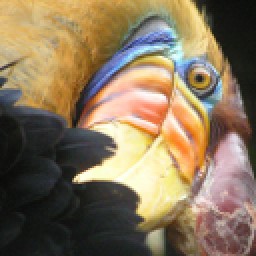
#> input picture assignment7/ex7/bird_small.png, 128 x 128 px (shown 2 times larger)
$ jupyter execute --allow-errors PCA.ipynb
#> lines starting #> are read from the running program, lines starting #| are printed output that depends on the picture
# Dimensionality Reduction via PCA

In this post we will play around with Dimensionality Reduction via Principal Component Analysis (PCA).
All the details about the math and the logic behind this topic are available in the blog post I published a couple of days ago, [Bridging Recommender Systems and Dimensionality Reduction](http://francescopochetti.com/bridging-recommender-systems-dimensionality-reduction/). As I have extensively treated the topic already, I will not get into the technical details again.
We are going to learn how PCA works applying it to three separate examples

1. Given a 2D toy dataset, we will reduce its dimensionality projecting the points onto a 1D straight line. This is purely didactic and will give us the intuition of what is happening under the hood. In 2D it is very easy to spot trends and to display the axes of maximum variance the algorithm spits out.
2. Once figured out the intuition, we will apply PCA to a real life dataset, a cropped version of the [labeled faces in the wild](http://vis-www.cs.umass.edu/lfw/). The idea here is that we have $32 \times 32$ pixels greyscale pictures of faces and we want to reduce their size to $10 \times 10$, keeping as much information as possible about the original image. We still want to be able to recognize whose face we are looking at. It turns out that this is prefectly possible running PCA on the picture and projecting it on the subspace mapped by its top 100 (we can choose as many as we wish) principal components. This is an outstanding result as we will be able to shrink the size to less than half the original, still being able to "read" the face.
3. Last but not least we are going to follow up on the $K$-Means Clustering example I treated [here](http://francescopochetti.com/k-means-clustering/). The idea was to apply clustering to image compression. In a 24-bit color representation of an image, 1 each pixel is represented as three 8-bit unsigned integers (ranging from 0 to 255) that specify the red, green and blue intensity values. This encoding is often refered to as the RGB encoding. Our image contained thousands of colors, still we managed to reduce their number to only to 16. We treated every pixel in the original image as a data example and used the K-means algorithm to find the 16 colors that best grouped (clustered) the pixels in the 3-dimensional RGB space. Once computed the cluster centroids on the image, we used the 16 colors to replace the pixels in the original image. Here we are going a step further, trying to visualize the clustering results in the 3D RGB space and then reducing the dimensionality to 2D via PCA.

### Functions

[cell 1]
def featureNormalize(X):
    mu = np.mean(X, axis=0)
    sigma = np.std(X, axis= 0)
    X = (X-mu)/sigma
    return X, mu, sigma

def pca(X):
    m = X.shape[0]
    sigma = (1/m)*np.dot(X.T, X)
    u, s, vh = np.linalg.svd(sigma, full_matrices=True, compute_uv=True)
    return u, s

def drawLine(p1, p2):
    plt.plot(p1, p2, color='black', linestyle='dashed')

def projectData(X, U, K):
    U_reduced = U[:, 0:K]
    return np.dot(X, U_reduced), U_reduced

def recoverData(Z, U, K):
    return np.dot(Z, U.T)

def displayData(X):
    m = int(np.sqrt(X.shape[1]))
    fig = plt.figure(figsize=(8,8))
    plt.title('100 Random faces from the data set')
    random.seed(0)
    indexes = random.sample(range(1, X.shape[0]), 100)
    images = X[indexes,:]
    for i in np.arange(10):
        for j in np.arange(10):
            ax = fig.add_subplot(10, 10, (10*j+i)+1)
            ax.matshow(ndimage.rotate(images[10*j+i,:].reshape(m,m),-90), cmap = 'gray')
            plt.yticks(())
            plt.xticks(())
            plt.axis('tight')
    plt.show()

def findClosestCentroids(X, centroids):
    '''
    FINDCLOSESTCENTROIDS computes the centroid memberships for every example
       idx = FINDCLOSESTCENTROIDS (X, centroids) returns the closest centroids
       in idx for a dataset X where each row is a single example. idx = m x 1
       vector of centroid assignments (i.e. each entry in range [1..K])

    '''
    idx = np.zeros((X.shape[0], 1))
    for p in range(X.shape[0]):
        idx[p] = np.argmin(np.linalg.norm(X[p, :] - centroids, axis=1))
    return idx + 1

def computeCentroids(X, idx, K):
    '''
    COMPUTECENTROIDS returns the new centroids by computing the means of the
    data points assigned to each centroid.
       centroids = COMPUTECENTROIDS(X, idx, K) returns the new centroids by
       computing the means of the data points assigned to each centroid. It is
       given a dataset X where each row is a single data point, a vector
       idx of centroid assignments (i.e. each entry in range [1..K]) for each
       example, and K, the number of centroids. You should return a matrix
       centroids, where each row of centroids is the mean of the data points
       assigned to it.

    '''

    centroids = np.zeros((K, X.shape[1]))
    for i in range(K):
        centroids[i, :] = np.mean(X[(idx == (i+1)).nonzero()[0], :], axis=0)
    return centroids

def plotDataPoints(X, idx, K):
    colors = cm.rainbow(np.linspace(0, 1, 100))
    for k in range(K):
        plt.scatter(X[(idx == (k + 1)).nonzero()[0], 0], X[(idx == (k + 1 )).nonzero()[0], 1], s = 5, color=colors[random.randint(0, 99)])

def kMeansInitCentroids(X, K):
    '''
        KMEANSINITCENTROIDS This function initializes K centroids that are to be
        used in K-Means on the dataset X
        centroids = KMEANSINITCENTROIDS(X, K) returns K initial centroids to be
        used with the K-Means on the dataset X
    '''

    X = np.random.permutation(X)
    return X[:K, :]

def drawLine(p1, p2):
    plt.plot(p1, p2, 'ro--')

def plotProgresskMeans(X, centroids, previous, idx, K, i):
    plotDataPoints(X, idx, K)
    #plt.scatter(centroids[:, 0], centroids[:, 1], linewidths=3, s = 5, c = 'red')

def runkMeans(X, initial_centroids, max_iters, plot_progress):
    '''
    RUNKMEANS runs the K-Means algorithm on data matrix X, where each row of X
    is a single example
       [centroids, idx] = RUNKMEANS(X, initial_centroids, max_iters, ...
       plot_progress) runs the K-Means algorithm on data matrix X, where each
       row of X is a single example. It uses initial_centroids used as the
       initial centroids. max_iters specifies the total number of interactions
       of K-Means to execute. plot_progress is a true/false flag that
       indicates if the function should also plot its progress as the
       learning happens. This is set to false by default. runkMeans returns
       centroids, a Kxn matrix of the computed centroids and idx, a m x 1
       vector of centroid assignments (i.e. each entry in range [1..K])

    '''

    m = X.shape[0]
    n = X.shape[1]
    K = initial_centroids.shape[0]
    centroids = initial_centroids
    previous_centroids = centroids
    idx = np.zeros((m, 1))
    for i in range(max_iters):
        idx = findClosestCentroids(X, centroids)
        previous_centroids = centroids
        centroids = computeCentroids(X, idx, K)
        if plot_progress:
            plotProgresskMeans(X, centroids, previous_centroids, idx, K, i)
    plt.scatter(centroids[:, 0], centroids[:, 1], linewidths=3, s = 40, c = 'black', marker='x')
    return centroids, idx

## Part 1: From 2D to straight line. Visualizing the Principal Components

2D dataset. It seems like the 2 variables are strongly correlated.
We could think about condensing all the relevant information on one single line..

[cell 2]
import pandas as pd
import numpy as np
import matplotlib.pyplot as plt
import scipy.io as sio
import random
from scipy import ndimage
from skimage import io

#> (a cell that did not finish here is left out)

### Normalize the data

Before using PCA, it is important to first **normalize the data** by substracting the mean value of each feature from the dataset, and scaling each dimension so that they are in the same range.

#> (a cell that did not finish here is left out)

After normalizing the data, we can run PCA to compute the principal components of the datasets. To do that, first we shoud compute the *covariance matrix* of the data, which is given by:
$$\sigma = \frac{1}{m} X^TX$$

where *X* is the data matrix with examples in rows, and *m* is the number of examples. <br>
After computing the covariance matrix, we can run the *Singular Value Decomposition* (SVD) algorithm. SVD will return two values: <br>  **U, S = np.linalg.svd(sigma, full_matrices=True)** <br>
where U will contain the principal components (namely, **direction vectors** $u^{(i)}$) and S will contain the diagonal matrix.

#> (a cell that did not finish here is left out)

### Projecting the data onto a lower dimension K

After computin the principal components, we can use them to reduce the feature dimension of our dataset by projecting each example onto a lower dimensional space, $x^{(i)} \rightarrow z^{(i)} $ (e.g., projecting the data from 2D to 1D). <br>
To do that, we will use the eigenvectors (U matrix) returned by PCA and project the example dataset into a K-dimensional space. K in this example is 1, so we will select the first K (1) columns from our U matrix (we call this new matrix **Ureduce**) and then multiplying it to our normalized dataset.
$$Z = U_{reduce}^T X$$

[cell 6]
K=1
#> (the rest of this cell did not finish here and is left out)

### Reconstructing an approximation of the data

After projecting the data onto a lower dimensional space, we can approximately recover the data by projecting them back onto the original high dimensional space.

$$Z = U_{reduce}^T X \rightarrow X_{approx} = U_{reduce} Z^T \approx X$$

#> (a cell that did not finish here is left out)

#> (a cell that did not finish here is left out)

### Visualizing the projections

We can see in the plot how the projection and then reconstruction affects the data. In the plot, the original data point are indicated with the blue circels, while the projected data points are indicated with the red circles. The projection effectively only retains the information in the direction given by $U_{1}$.

#> (a cell that did not finish here is left out)

## Part 2: PCA on the Face dataset

As you can see, the first set of images reproduce faces without any specific approximation. The second set, instead, show what happens when we shrink the size of the single pictures from $32 \times 32$ to $10 \times 10$ using PCA. The interesting aspect here is that even though we have more than halved the dimension, the faces are still pretty recognizable! This is because we have kept the most important information using PCA.

#> (a cell that did not finish here is left out)

#> (a cell that did not finish here is left out)

## Part 3: Visualizing K-Means Clusters via PCA

[cell 12]
from skimage import io
import matplotlib.cm as cm

bird = io.imread('bird_small.png')
#> bird is the input picture: shape (128, 128, 3); mean R, G, B 135.4, 117.4, 91.3

[cell 13]
# Divide by 255 so that all values are in the range 0 - 1
bird = bird / 255
img_size = bird.shape
#> img_size = (128, 128, 3)

# Reshape the image into an Nx3 matrix where N = number of pixels.
# Each row will contain the Red, Green and Blue pixel values
# This gives us our dataset matrix X that we will use K-Means on
X = bird.reshape((img_size[0] * img_size[1], img_size[2]))
K = 16
max_iters = 12

# When using K-Means, it is important the initialize the centroids randomly
initial_centroids = kMeansInitCentroids(X, K)
#> initial_centroids = 16 rows, first 8: [0.875, 0.722, 0.404], [0.114, 0.133, 0.11], [0.482, 0.294, 0.2], [0.698, 0.6, 0.286], [0.82, 0.678, 0.439], [0.051, 0.0588, 0.0549], [0.733, 0.647, 0.306], [0.635, 0.455, 0.408]

# running K-means
centroids, idx = runkMeans(X, initial_centroids, max_iters, plot_progress=True)
#> in runkMeans, `centroids = initial_centroids`: centroids has the same summary as initial_centroids outside runkMeans
#> in runkMeans, `previous_centroids = centroids`: previous_centroids has the same summary as initial_centroids outside runkMeans
#> centroids = 16 rows, first 8: [0.87, 0.715, 0.453], [0.193, 0.187, 0.179], [0.477, 0.351, 0.209], [0.656, 0.48, 0.221], [0.744, 0.617, 0.381], [0.0745, 0.081, 0.0706], [0.877, 0.579, 0.259], [0.575, 0.488, 0.445]; idx = 16384 values, max 16 at index 974, min 1 at index 0, mean 7.76

bird_compressed = np.zeros((X.shape[0], X.shape[1]))

# We can now recover the image from the indices (idx) by mapping each pixel
# (specified by it's index in idx) to the centroid value
for i, cluster in enumerate(idx):
    bird_compressed[i,:] = centroids[int(cluster[0]) - 1,:]
#> this loop made 16384 passes
#> cluster on passes 1 to 3: [1], [1], [1]

# Reshape the recovered image into proper dimensions
bird_compressed = bird_compressed.reshape((img_size[0], img_size[1], img_size[2]))
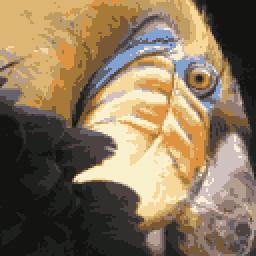
#> bird_compressed: shape (128, 128, 3) float64 (shown 2 times larger); mean of channels 0, 1, 2 0.531, 0.46, 0.358; drawn as R, G, B
fig = plt.figure(figsize=(14, 8))

ax1 = fig.add_subplot(121)
ax1.imshow(bird)
ax1.set_title('Original Image')
plt.xticks(())
plt.yticks(())

ax2 = fig.add_subplot(122)
ax2.imshow(bird_compressed)
ax2.set_title('Compressed Image')
plt.xticks(())
plt.yticks(())

plt.show()
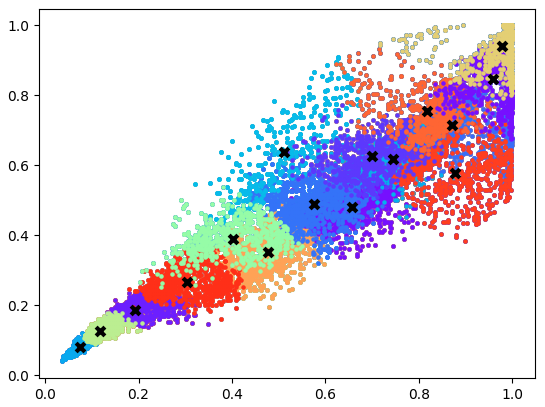
#> figure drawn by matplotlib, 1 panel
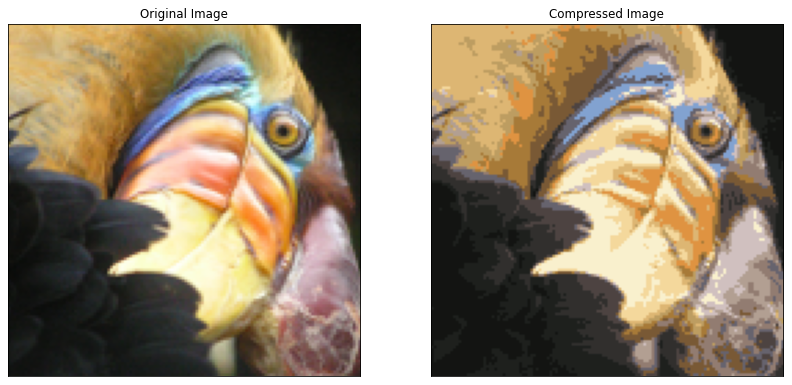
#> figure drawn by matplotlib, 2 panels

Now that we have succesfully shrinked our bird, let's explore the results of the K-Means algorithm. How are pixels grouped together? We can visualize the data points in 3D and then projecting them on the best possible 2D axes provided by PCA

[cell 14]
import matplotlib.pyplot as plt
from mpl_toolkits.mplot3d import Axes3D

fig = plt.figure(figsize=(15,10))
X = np.hstack((X, idx))
ax = fig.add_subplot(111, projection='3d')
ax.scatter(X[:, 0], X[:, 1], X[:, 2], c=X[:, 3], cmap='winter')
plt.show()
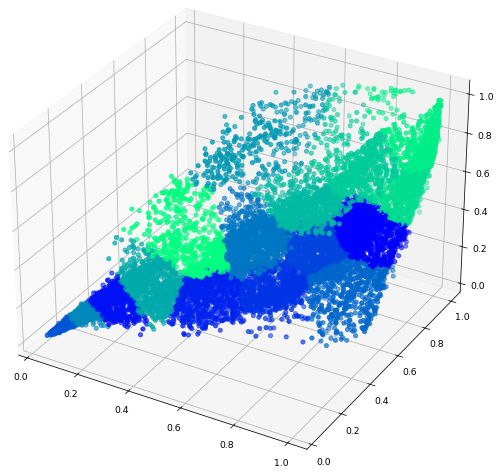
#> figure drawn by matplotlib, 1 panel

### Shrinking to 2D via Principal Component Analysis

[cell 15]
X_norm, average, sigma = featureNormalize(X)
#> in featureNormalize, `mu = np.mean(X, axis=0)`: mu = [0.531, 0.46, 0.358, 7.76]
#> in featureNormalize, `sigma = np.std(X, axis= 0)`: sigma = [0.329, 0.283, 0.241, 4.61]
#> average = [0.531, 0.46, 0.358, 7.76]; sigma = [0.329, 0.283, 0.241, 4.61]
princip_varianU, princip_compS = pca(X_norm)
#> in pca, `sigma = (1/m)*np.dot(X.T, X)`: sigma = [[1, 0.958, 0.769, 0.206], [0.958, 1, 0.881, 0.326], [0.769, 0.881, 1, 0.537], [0.206, 0.326, 0.537, 1]]
#> in pca, `u, s, vh = np.linalg.svd(sigma, full_matrices=True, compute_uv=True)`: u = [[-0.531, 0.372, 0.525, 0.552], [-0.565, 0.232, 0.0898, -0.786], [-0.553, -0.102, -0.779, 0.278], [-0.305, -0.893, 0.331, -0.00656]]; s = [2.94, 0.891, 0.152, 0.0197]; vh = [[-0.531, -0.565, -0.553, -0.305], [0.372, 0.232, -0.102, -0.893], [0.525, 0.0898, -0.779, 0.331], [0.552, -0.786, 0.278, -0.00656]]
#> princip_varianU has the same summary as u in pca; princip_compS = [2.94, 0.891, 0.152, 0.0197]
K=2
Z, U_Reduced = projectData(X_norm, princip_varianU, K)
#> in projectData, `U_reduced = U[:, 0:K]`: U_reduced = [[-0.531, 0.372], [-0.565, 0.232], [-0.553, -0.102], [-0.305, -0.893]]
#> Z = 16384 pairs, first value -3.75 to 2.5, second value -2.19 to 2.11; U_Reduced has the same summary as U_reduced in projectData

Z = np.hstack((Z, idx))
fig = plt.figure(figsize=(15,10))
plt.scatter(Z[:, 0], Z[:, 1], c=Z[:, 2], cmap='winter')
plt.show()
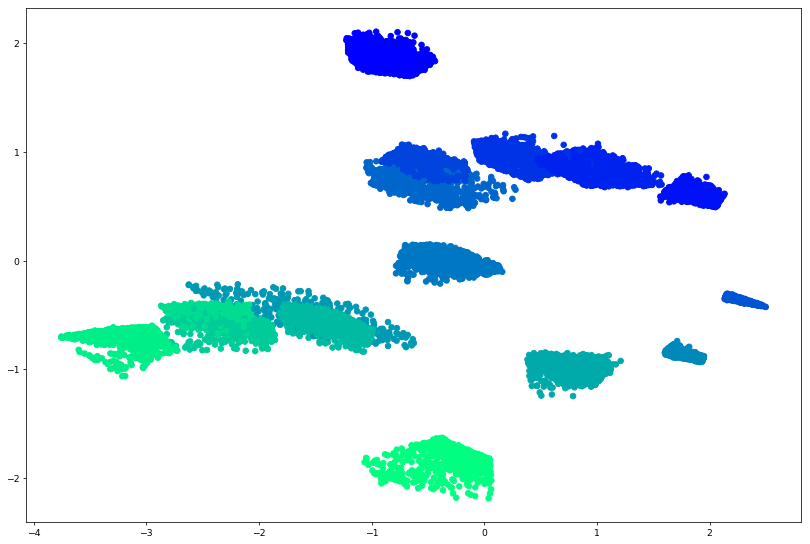
#> figure drawn by matplotlib, 1 panel

### Appendix: how to estimate if we have chosen a good K

To estimate if our choice of K is good, we need to take the principal components vector (S) returned from *svd* algorithm and verify that:

$$\frac{\sum_{i=1}^{k} S_i}{\sum_{i=1}^{m} S_i} \geq 0.99 $$

Take into account the example of second the part:

#> (a cell that did not finish here is left out)

Test with K=100:

[cell 17]
princip_compS[:K].sum() / princip_compS[:].sum()
#> Out = 0.957

Here we can see that K=100 is not good enough, which means that we have lost to many informations during the dimensionality reduction. Try with K=350:

[cell 18]
K = 350
princip_compS[:K].sum() / princip_compS[:].sum()
#> Out = 1
